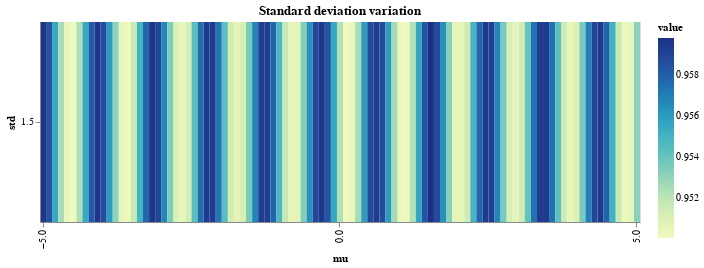

The notebook cell saved with this chart:
### Markdown cell above
Standard deviation: 1.5

### Code cell
intensity_plot

### Figure 1 — Vega-Lite specification as saved in the notebook (floating-point values rounded to 4 significant figures)
{"config": {"view": {"continuousWidth": 400, "continuousHeight": 300}}, "data": {"name": "data-31177bf64b27d9b0da1cca315c670634"}, "mark": "rect", "encoding": {"color": {"field": "value", "type": "quantitative"}, "tooltip": {"field": "value", "type": "quantitative"}, "x": {"axis": {"format": ".1f", "values": [-5.0, -4.5, -4.0, -3.5, -3.0, -2.5, -2.0, -1.5, -1.0, -0.5, 0.0, 0.5, 1.0, 1.5, 2.0, 2.5, 3.0, 3.5, 4.0, 4.5, 5.0]}, "field": "mu", "type": "ordinal"}, "y": {"field": "std", "type": "ordinal"}}, "height": 200, "selection": {"selector003": {"type": "interval", "bind": "scales", "encodings": ["x", "y"]}}, "title": "Standard deviation variation", "width": 600, "$schema": "https://vega.github.io/schema/vega-lite/v4.17.0.json", "datasets": {"data-31177bf64b27d9b0da1cca315c670634": [{"mu": -5.0, "std": 1.5, "value": 0.9596}, {"mu": -4.898, "std": 1.5, "value": 0.9584}, {"mu": -4.796, "std": 1.5, "value": 0.9555}, {"mu": -4.694, "std": 1.5, "value": 0.9525}, {"mu": -4.592, "std": 1.5, "value": 0.9503}, {"mu": -4.49, "std": 1.5, "value": 0.9501}, {"mu": -4.388, "std": 1.5, "value": 0.9523}, {"mu": -4.286, "std": 1.5, "value": 0.9554}, {"mu": -4.184, "std": 1.5, "value": 0.9582}, {"mu": -4.082, "std": 1.5, "value": 0.9596}, {"mu": -3.98, "std": 1.5, "value": 0.9587}, {"mu": -3.878, "std": 1.5, "value": 0.956}, {"mu": -3.776, "std": 1.5, "value": 0.9531}, {"mu": -3.673, "std": 1.5, "value": 0.9505}, {"mu": -3.571, "std": 1.5, "value": 0.9501}, {"mu": -3.469, "std": 1.5, "value": 0.9516}, {"mu": -3.367, "std": 1.5, "value": 0.9549}, {"mu": -3.265, "std": 1.5, "value": 0.9578}, {"mu": -3.163, "std": 1.5, "value": 0.9595}, {"mu": -3.061, "std": 1.5, "value": 0.959}, {"mu": -2.959, "std": 1.5, "value": 0.9567}, {"mu": -2.857, "std": 1.5, "value": 0.9535}, {"mu": -2.755, "std": 1.5, "value": 0.951}, {"mu": -2.653, "std": 1.5, "value": 0.9505}, {"mu": -2.551, "std": 1.5, "value": 0.9513}, {"mu": -2.449, "std": 1.5, "value": 0.9543}, {"mu": -2.347, "std": 1.5, "value": 0.9575}, {"mu": -2.245, "std": 1.5, "value": 0.9594}, {"mu": -2.143, "std": 1.5, "value": 0.9594}, {"mu": -2.041, "std": 1.5, "value": 0.9572}, {"mu": -1.939, "std": 1.5, "value": 0.9543}, {"mu": -1.837, "std": 1.5, "value": 0.9513}, {"mu": -1.735, "std": 1.5, "value": 0.9505}, {"mu": -1.633, "std": 1.5, "value": 0.9511}, {"mu": -1.531, "std": 1.5, "value": 0.9536}, {"mu": -1.429, "std": 1.5, "value": 0.9568}, {"mu": -1.327, "std": 1.5, "value": 0.9593}, {"mu": -1.224, "std": 1.5, "value": 0.9593}, {"mu": -1.122, "std": 1.5, "value": 0.9578}, {"mu": -1.02, "std": 1.5, "value": 0.9548}, {"mu": -0.9184, "std": 1.5, "value": 0.9517}, {"mu": -0.8163, "std": 1.5, "value": 0.9505}, {"mu": -0.7143, "std": 1.5, "value": 0.9505}, {"mu": -0.6122, "std": 1.5, "value": 0.9534}, {"mu": -0.5102, "std": 1.5, "value": 0.9564}, {"mu": -0.4082, "std": 1.5, "value": 0.9589}, {"mu": -0.3061, "std": 1.5, "value": 0.9595}, {"mu": -0.2041, "std": 1.5, "value": 0.9583}, {"mu": -0.102, "std": 1.5, "value": 0.9554}, {"mu": 0.0, "std": 1.5, "value": 0.9522}, {"mu": 0.102, "std": 1.5, "value": 0.95}, {"mu": 0.2041, "std": 1.5, "value": 0.9503}, {"mu": 0.3061, "std": 1.5, "value": 0.9525}, {"mu": 0.4082, "std": 1.5, "value": 0.9559}, {"mu": 0.5102, "std": 1.5, "value": 0.9588}, {"mu": 0.6122, "std": 1.5, "value": 0.9593}, {"mu": 0.7143, "std": 1.5, "value": 0.9587}, {"mu": 0.8163, "std": 1.5, "value": 0.9559}, {"mu": 0.9184, "std": 1.5, "value": 0.9526}, {"mu": 1.02, "std": 1.5, "value": 0.9503}, {"mu": 1.122, "std": 1.5, "value": 0.9502}, {"mu": 1.224, "std": 1.5, "value": 0.9522}, {"mu": 1.327, "std": 1.5, "value": 0.9555}, {"mu": 1.429, "std": 1.5, "value": 0.9583}, {"mu": 1.531, "std": 1.5, "value": 0.9598}, {"mu": 1.633, "std": 1.5, "value": 0.9588}, {"mu": 1.735, "std": 1.5, "value": 0.9564}, {"mu": 1.837, "std": 1.5, "value": 0.9532}, {"mu": 1.939, "std": 1.5, "value": 0.9505}, {"mu": 2.041, "std": 1.5, "value": 0.9505}, {"mu": 2.143, "std": 1.5, "value": 0.9514}, {"mu": 2.245, "std": 1.5, "value": 0.9548}, {"mu": 2.347, "std": 1.5, "value": 0.9578}, {"mu": 2.449, "std": 1.5, "value": 0.9594}, {"mu": 2.551, "std": 1.5, "value": 0.9592}, {"mu": 2.653, "std": 1.5, "value": 0.9567}, {"mu": 2.755, "std": 1.5, "value": 0.9537}, {"mu": 2.857, "std": 1.5, "value": 0.9512}, {"mu": 2.959, "std": 1.5, "value": 0.9505}, {"mu": 3.061, "std": 1.5, "value": 0.9514}, {"mu": 3.163, "std": 1.5, "value": 0.954}, {"mu": 3.265, "std": 1.5, "value": 0.9574}, {"mu": 3.367, "std": 1.5, "value": 0.9594}, {"mu": 3.469, "std": 1.5, "value": 0.9594}, {"mu": 3.571, "std": 1.5, "value": 0.9574}, {"mu": 3.673, "std": 1.5, "value": 0.9543}, {"mu": 3.776, "std": 1.5, "value": 0.9515}, {"mu": 3.878, "std": 1.5, "value": 0.9505}, {"mu": 3.98, "std": 1.5, "value": 0.951}, {"mu": 4.082, "std": 1.5, "value": 0.9536}, {"mu": 4.184, "std": 1.5, "value": 0.9569}, {"mu": 4.286, "std": 1.5, "value": 0.9589}, {"mu": 4.388, "std": 1.5, "value": 0.9594}, {"mu": 4.49, "std": 1.5, "value": 0.9578}, {"mu": 4.592, "std": 1.5, "value": 0.955}, {"mu": 4.694, "std": 1.5, "value": 0.9516}, {"mu": 4.796, "std": 1.5, "value": 0.9501}, {"mu": 4.898, "std": 1.5, "value": 0.9504}, {"mu": 5.0, "std": 1.5, "value": 0.9532}]}}
